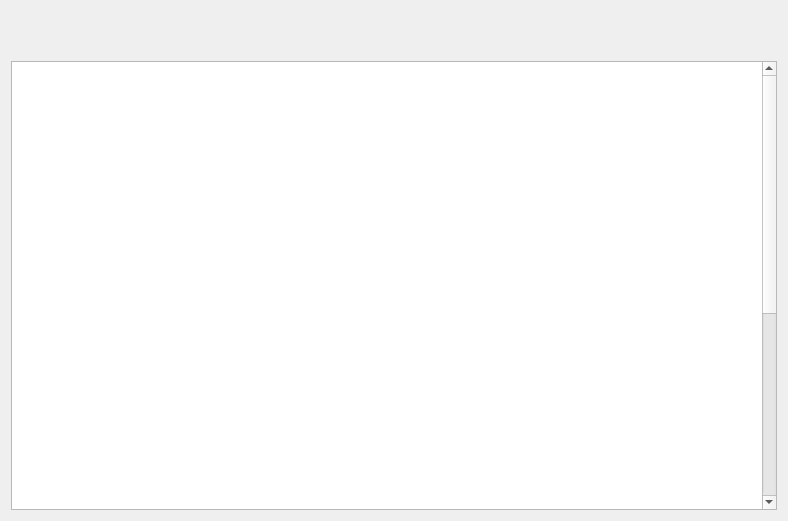
<?xml version="1.0" encoding="UTF-8"?>
<ui version="4.0">
 <class>SystemSetting</class>
 <widget class="QWidget" name="SystemSetting">
  <property name="geometry">
   <rect>
    <x>0</x>
    <y>0</y>
    <width>788</width>
    <height>521</height>
   </rect>
  </property>
  <property name="font">
   <font>
    <family>微软雅黑</family>
    <pointsize>12</pointsize>
   </font>
  </property>
  <property name="windowTitle">
   <string>Form</string>
  </property>
  <property name="styleSheet">
   <string notr="true"/>
  </property>
  <layout class="QVBoxLayout" name="verticalLayout">
   <item>
    <spacer name="verticalSpacer_2">
     <property name="orientation">
      <enum>Qt::Vertical</enum>
     </property>
     <property name="sizeType">
      <enum>QSizePolicy::Fixed</enum>
     </property>
     <property name="sizeHint" stdset="0">
      <size>
       <width>20</width>
       <height>50</height>
      </size>
     </property>
    </spacer>
   </item>
   <item>
    <layout class="QHBoxLayout" name="horizontalLayout">
     <property name="spacing">
      <number>0</number>
     </property>
     <item>
      <layout class="QVBoxLayout" name="leftVLayout"/>
     </item>
     <item>
      <widget class="QScrollArea" name="scrollArea">
       <property name="styleSheet">
        <string notr="true"/>
       </property>
       <property name="widgetResizable">
        <bool>true</bool>
       </property>
       <widget class="QWidget" name="scrollAreaWidgetContents">
        <property name="geometry">
         <rect>
          <x>0</x>
          <y>0</y>
          <width>747</width>
          <height>790</height>
         </rect>
        </property>
        <property name="minimumSize">
         <size>
          <width>0</width>
          <height>790</height>
         </size>
        </property>
        <property name="styleSheet">
         <string notr="true">background-color: rgb(255, 255, 255);</string>
        </property>
       </widget>
      </widget>
     </item>
    </layout>
   </item>
  </layout>
 </widget>
 <resources/>
 <connections/>
</ui>
